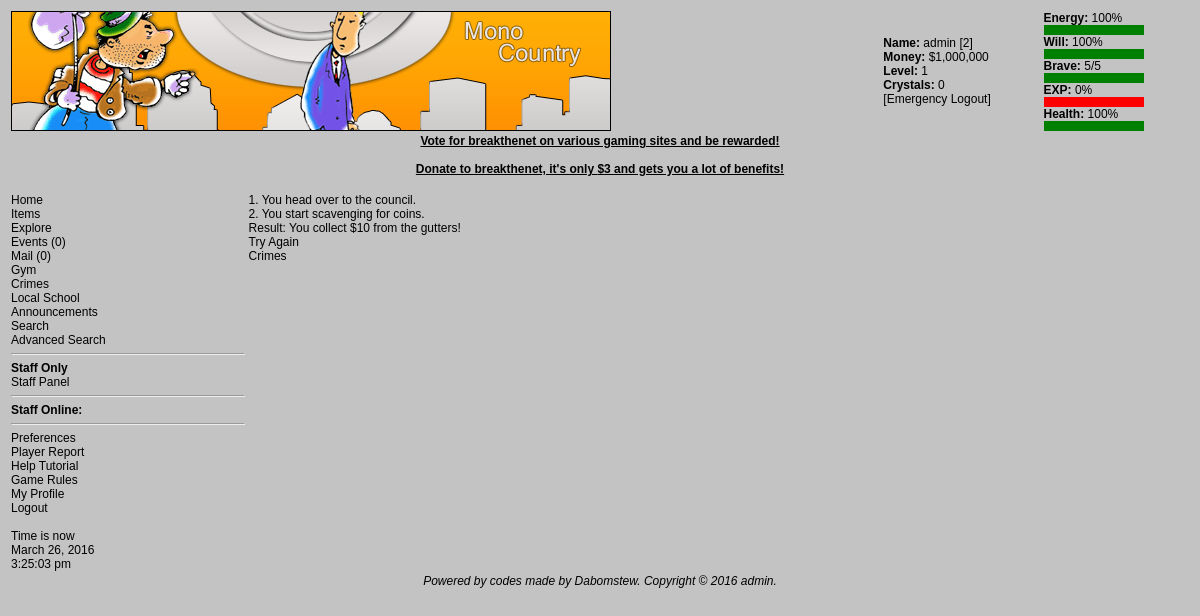
The page /docrime.php?c=1 (signed in) on the database its author committed.
### tables this page shows
CREATE TABLE `crimes` (
  `crimeID` int(11) NOT NULL AUTO_INCREMENT,
  `crimeNAME` varchar(255) NOT NULL DEFAULT '',
  `crimeBRAVE` int(11) NOT NULL DEFAULT '0',
  `crimePERCFORM` text NOT NULL,
  `crimeSUCCESSMUNY` int(11) NOT NULL DEFAULT '0',
  `crimeGROUP` int(11) NOT NULL DEFAULT '0',
  `crimeITEXT` text NOT NULL,
  `crimeSTEXT` text NOT NULL,
  `crimeFTEXT` text NOT NULL,
  PRIMARY KEY (`crimeID`)
);

### docrime.php (the view, shortened to what this page needs)
<?php
$userid = $_SESSION['userid'];
require "header.php";
global $c;
$is =
        mysql_query(
                "SELECT u.*,us.* FROM users u LEFT JOIN userstats us ON u.userid=us.userid WHERE u.userid=$userid",
                $c) or die(mysql_error());
$ir = mysql_fetch_array($is);
if (!$_GET['c'])
{
    print "Invalid crime";
}
else
{
    $q = mysql_query("SELECT * FROM crimes WHERE crimeID={$_GET['c']}", $c);
    $r = mysql_fetch_array($q);
    if ($ir['brave'] < $r['crimeBRAVE'])
    {
        print "You do not have enough Brave to perform this crime.";
    }
    else
    {
        print $r['crimeITEXT'];
        if (rand(1, 100) <= $sucrate)
        {
            print
                    str_replace("{money}", $r['crimeSUCCESSMUNY'],
                            $r['crimeSTEXT']);
        }
        else
        {
            print $r['crimeFTEXT'];
        }
        print
                "<br /><a href='docrime.php?c={$_GET['c']}'>Try Again</a><br />
<a href='criminal.php'>Crimes</a>";
    }
}

### css/game.css (style rules this page uses)
body { font-family: helvetica, arial, geneva, sans-serif; font-size: 9pt; color: black; scrollbar-base-color: #005B70; scrollbar-arrow-color: #F3960B; scrollbar-DarkShadow-Color: #000000; }
a:visited,a:active,a:hover,a:link { color: black; text-decoration: none; }

### rows shown on the page
crimes: crimeITEXT "1. You head over to the council. 2. You start scavenging for coins.", crimeSUCCESSMUNY+crimeSTEXT "Result: You collect $10 from the gutters!"

### other values the page prints
$u "admin"
$ir['userid'] "2"
$fm "$1,000,000"
$ir['level'] "1"
$ir['crystals'] "0"
$enperc "100"
$wiperc "100"
$ir['brave'] "5"
$ir['maxbrave'] "5"
$experc "0"
$hpperc "100"
